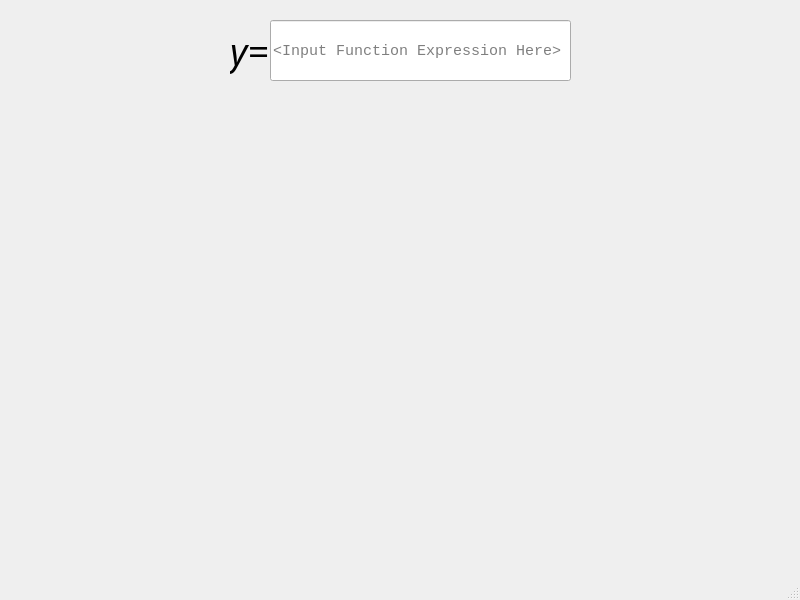
<?xml version="1.0" encoding="UTF-8"?>
<ui version="4.0">
 <class>MainWindow</class>
 <widget class="QMainWindow" name="MainWindow">
  <property name="geometry">
   <rect>
    <x>0</x>
    <y>0</y>
    <width>800</width>
    <height>600</height>
   </rect>
  </property>
  <property name="windowTitle">
   <string>MainWindow</string>
  </property>
  <widget class="QWidget" name="centralwidget">
   <widget class="QLabel" name="Function">
    <property name="geometry">
     <rect>
      <x>230</x>
      <y>20</y>
      <width>41</width>
      <height>61</height>
     </rect>
    </property>
    <property name="font">
     <font>
      <family>Adobe Caslon Pro</family>
      <pointsize>28</pointsize>
      <weight>50</weight>
      <italic>true</italic>
      <bold>false</bold>
     </font>
    </property>
    <property name="text">
     <string>y=</string>
    </property>
   </widget>
   <widget class="QLineEdit" name="FunctionInput">
    <property name="geometry">
     <rect>
      <x>270</x>
      <y>20</y>
      <width>301</width>
      <height>61</height>
     </rect>
    </property>
    <property name="font">
     <font>
      <family>Courier New</family>
      <pointsize>11</pointsize>
     </font>
    </property>
    <property name="placeholderText">
     <string>&lt;Input Function Expression Here&gt;</string>
    </property>
   </widget>
   <widget class="QCustomPlot" name="CustomPlot" native="true">
    <property name="geometry">
     <rect>
      <x>230</x>
      <y>110</y>
      <width>551</width>
      <height>441</height>
     </rect>
    </property>
   </widget>
  </widget>
  <widget class="QMenuBar" name="menubar">
   <property name="geometry">
    <rect>
     <x>0</x>
     <y>0</y>
     <width>800</width>
     <height>21</height>
    </rect>
   </property>
  </widget>
  <widget class="QStatusBar" name="statusbar"/>
 </widget>
 <customwidgets>
  <customwidget>
   <class>QCustomPlot</class>
   <extends>QWidget</extends>
   <header location="global">Lib/qcustomplot.h</header>
   <container>1</container>
  </customwidget>
 </customwidgets>
 <resources/>
 <connections/>
</ui>
